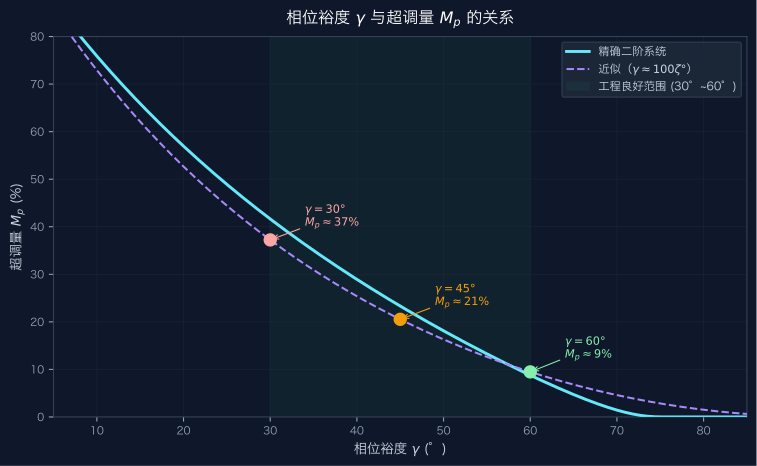

This figure's Python source:
#!/usr/bin/env python3
"""
sh-04-phase-margin-vs-overshoot.py
生成：相位裕度 γ 与超调量 Mp 的关系曲线
  - 精确二阶系统曲线
  - γ≈100ζ° 近似直线
  - 三个工程参考点：γ=30°/45°/60°
引用：handout §2.4 / interactive-page step-09, step-13
"""
import argparse
from pathlib import Path

import matplotlib.pyplot as plt
import numpy as np

from matplotlib_font import configure_matplotlib_for_cjk


def parse_args():
    parser = argparse.ArgumentParser(description='Generate sh-04 phase margin vs overshoot SVG.')
    parser.add_argument('--output', type=Path,
                        default=Path('sh-04-phase-margin-vs-overshoot.svg'))
    return parser.parse_args()


def zeta_to_mp(zeta):
    """精确超调量公式"""
    return np.exp(-np.pi * zeta / np.sqrt(1 - zeta**2)) * 100


def zeta_to_gamma_exact(zeta):
    """二阶系统精确相位裕度（对应 ωc 处）"""
    # ωc 满足：|G(jωc)| = 1，对标准二阶闭环系统
    # 开环 G(s) = ωn²/(s(s+2ζωn))
    # |G(jωc)|=1 → ωc = ωn*sqrt(sqrt(1+4ζ⁴) - 2ζ²)
    u = np.sqrt(np.sqrt(1 + 4 * zeta**4) - 2 * zeta**2)  # ωc/ωn
    gamma = np.degrees(np.arctan(2 * zeta / u))
    return gamma


zeta_arr = np.linspace(0.05, 0.95, 300)
# 过滤非稳定范围
valid = (zeta_arr > 0) & (zeta_arr < 1)
zeta_arr = zeta_arr[valid]

mp_exact = zeta_to_mp(zeta_arr)
gamma_exact = zeta_to_gamma_exact(zeta_arr)
gamma_approx = zeta_arr * 100  # γ≈100ζ°

# 插值：以 γ 为横轴
gamma_range = np.linspace(5, 90, 300)
zeta_interp = np.interp(gamma_range, np.sort(gamma_exact),
                        zeta_arr[np.argsort(gamma_exact)])
mp_interp = zeta_to_mp(zeta_interp)
mp_approx_interp = zeta_to_mp(gamma_range / 100)  # 用近似ζ算Mp


def main():
    args = parse_args()
    configure_matplotlib_for_cjk()

    fig, ax = plt.subplots(figsize=(8, 5))
    bg = '#0f172a'
    ax.set_facecolor(bg)
    fig.patch.set_facecolor(bg)

    # 精确曲线
    ax.plot(gamma_range, mp_interp, color='#67e8f9', linewidth=2.2,
            label='精确二阶系统', zorder=3)
    # 近似曲线（γ≈100ζ°代入Mp公式）
    ax.plot(gamma_range, mp_approx_interp, color='#a78bfa', linewidth=1.5,
            linestyle='--', label='近似（$\\gamma \\approx 100\\zeta°$）', zorder=3)

    # 三个工程参考点
    ref_gammas = [30, 45, 60]
    ref_colors = ['#fca5a5', '#f59e0b', '#86efac']
    for g, c in zip(ref_gammas, ref_colors):
        z = g / 100
        mp_val = zeta_to_mp(z)
        ax.plot(g, mp_val, 'o', color=c, markersize=9, zorder=5)
        ax.annotate(f'$\\gamma={g}°$\n$M_p \\approx {mp_val:.0f}\\%$',
                    xy=(g, mp_val), xytext=(g + 4, mp_val + 3),
                    color=c, fontsize=8.5,
                    arrowprops=dict(arrowstyle='->', color=c, lw=0.8))

    # 工程良好区（30°~60°）背景色
    ax.axvspan(30, 60, alpha=0.06, color='#22c55e', zorder=0,
               label='工程良好范围 (30°~60°)')

    ax.set_xlabel('相位裕度 $\\gamma$ (°)', color='#cbd5e1', fontsize=10)
    ax.set_ylabel('超调量 $M_p$ (%)', color='#cbd5e1', fontsize=10)
    ax.set_title('相位裕度 $\\gamma$ 与超调量 $M_p$ 的关系', color='white', fontsize=12, pad=10)
    ax.set_xlim([5, 85])
    ax.set_ylim([0, 80])
    ax.tick_params(colors='#94a3b8', labelsize=8)
    ax.grid(True, color='#1e293b', linewidth=0.5, alpha=0.7)
    for spine in ax.spines.values():
        spine.set_edgecolor('#334155')
    ax.legend(loc='upper right', fontsize=8.5, facecolor='#1e293b',
              edgecolor='#334155', labelcolor='#cbd5e1')

    plt.tight_layout()
    plt.savefig(args.output, format='svg', bbox_inches='tight', dpi=150)
    print(f'已生成：{args.output}')


if __name__ == '__main__':
    main()
